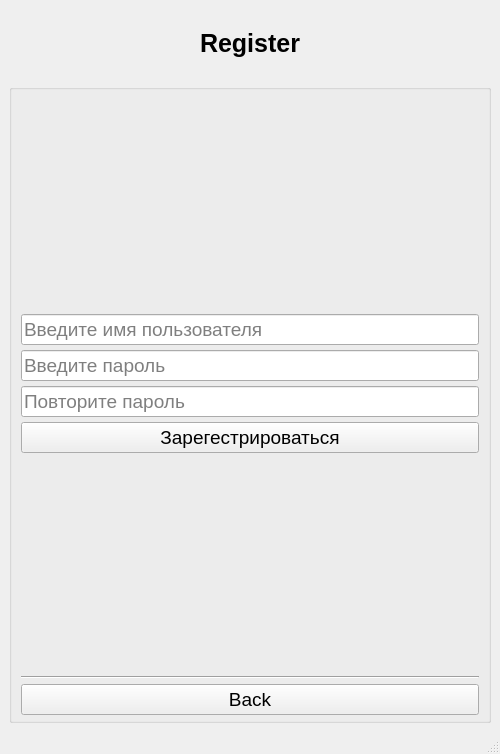
<?xml version="1.0" encoding="UTF-8"?>
<ui version="4.0">
 <class>MainWindow</class>
 <widget class="QMainWindow" name="MainWindow">
  <property name="geometry">
   <rect>
    <x>0</x>
    <y>0</y>
    <width>500</width>
    <height>754</height>
   </rect>
  </property>
  <property name="windowTitle">
   <string>MainWindow</string>
  </property>
  <widget class="QWidget" name="centralwidget">
   <property name="minimumSize">
    <size>
     <width>500</width>
     <height>700</height>
    </size>
   </property>
   <property name="maximumSize">
    <size>
     <width>16777215</width>
     <height>16777215</height>
    </size>
   </property>
   <layout class="QVBoxLayout" name="verticalLayout_2" stretch="0,0,0,1">
    <item>
     <spacer name="horizontalSpacer_2">
      <property name="orientation">
       <enum>Qt::Orientation::Horizontal</enum>
      </property>
      <property name="sizeHint" stdset="0">
       <size>
        <width>40</width>
        <height>20</height>
       </size>
      </property>
     </spacer>
    </item>
    <item>
     <widget class="QLabel" name="label">
      <property name="font">
       <font>
        <pointsize>19</pointsize>
        <bold>true</bold>
       </font>
      </property>
      <property name="text">
       <string>Register</string>
      </property>
      <property name="textFormat">
       <enum>Qt::TextFormat::AutoText</enum>
      </property>
      <property name="scaledContents">
       <bool>false</bool>
      </property>
      <property name="alignment">
       <set>Qt::AlignmentFlag::AlignCenter</set>
      </property>
     </widget>
    </item>
    <item>
     <spacer name="horizontalSpacer">
      <property name="orientation">
       <enum>Qt::Orientation::Horizontal</enum>
      </property>
      <property name="sizeHint" stdset="0">
       <size>
        <width>40</width>
        <height>20</height>
       </size>
      </property>
     </spacer>
    </item>
    <item>
     <widget class="QGroupBox" name="groupBox">
      <property name="font">
       <font>
        <pointsize>14</pointsize>
       </font>
      </property>
      <property name="title">
       <string/>
      </property>
      <property name="alignment">
       <set>Qt::AlignmentFlag::AlignCenter</set>
      </property>
      <property name="checkable">
       <bool>false</bool>
      </property>
      <property name="checked">
       <bool>false</bool>
      </property>
      <layout class="QVBoxLayout" name="verticalLayout" stretch="0,0,0,0,0,0,0,0">
       <property name="spacing">
        <number>5</number>
       </property>
       <property name="sizeConstraint">
        <enum>QLayout::SizeConstraint::SetDefaultConstraint</enum>
       </property>
       <property name="topMargin">
        <number>5</number>
       </property>
       <property name="bottomMargin">
        <number>5</number>
       </property>
       <item>
        <spacer name="verticalSpacer">
         <property name="orientation">
          <enum>Qt::Orientation::Vertical</enum>
         </property>
         <property name="sizeHint" stdset="0">
          <size>
           <width>20</width>
           <height>40</height>
          </size>
         </property>
        </spacer>
       </item>
       <item>
        <widget class="QLineEdit" name="username_input">
         <property name="placeholderText">
          <string>Введите имя пользователя</string>
         </property>
        </widget>
       </item>
       <item>
        <widget class="QLineEdit" name="password_input">
         <property name="placeholderText">
          <string>Введите пароль</string>
         </property>
        </widget>
       </item>
       <item>
        <widget class="QLineEdit" name="confirm_password_input">
         <property name="placeholderText">
          <string>Повторите пароль</string>
         </property>
        </widget>
       </item>
       <item>
        <widget class="QPushButton" name="register_button">
         <property name="text">
          <string>Зарегестрироваться</string>
         </property>
        </widget>
       </item>
       <item>
        <spacer name="verticalSpacer_2">
         <property name="orientation">
          <enum>Qt::Orientation::Vertical</enum>
         </property>
         <property name="sizeHint" stdset="0">
          <size>
           <width>20</width>
           <height>40</height>
          </size>
         </property>
        </spacer>
       </item>
       <item>
        <widget class="Line" name="line">
         <property name="orientation">
          <enum>Qt::Orientation::Horizontal</enum>
         </property>
        </widget>
       </item>
       <item>
        <widget class="QPushButton" name="back_button">
         <property name="text">
          <string>Back</string>
         </property>
         <property name="autoExclusive">
          <bool>false</bool>
         </property>
        </widget>
       </item>
      </layout>
     </widget>
    </item>
   </layout>
  </widget>
  <widget class="QMenuBar" name="menubar">
   <property name="geometry">
    <rect>
     <x>0</x>
     <y>0</y>
     <width>500</width>
     <height>33</height>
    </rect>
   </property>
  </widget>
  <widget class="QStatusBar" name="statusbar"/>
 </widget>
 <resources/>
 <connections/>
</ui>
